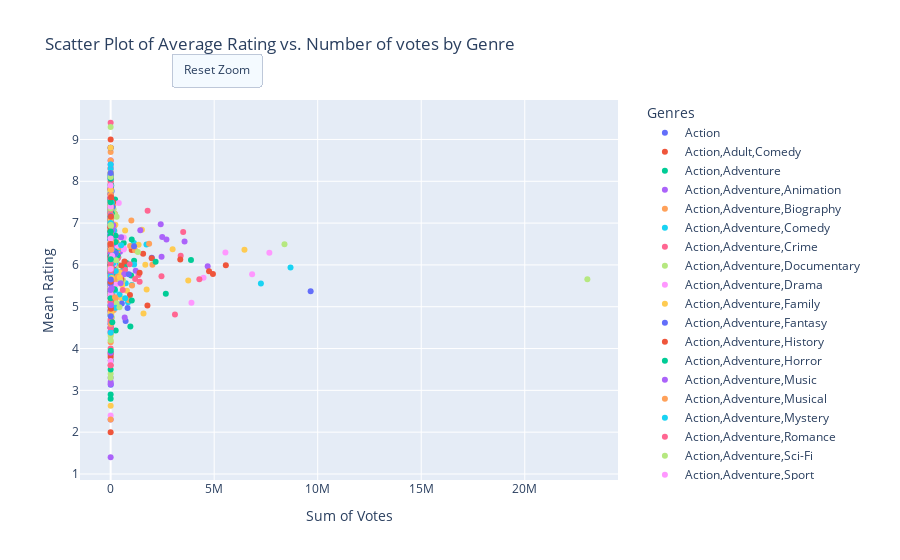

Notebook code cell kept with this figure:
### Markdown cell above
### Scatter plot showing the distribution of averagerating against number of voters

### Code cell
# An interactive scatter plot with plotly to include tool tips

# Create scatter plot with Plottly
fig = px.scatter(
    genre_stats,
    x='sum_votes',
    y='mean_rating',
    color='genres',
    hover_data={'sum_votes':True, 'mean_rating':True,'genres':True},
    labels={'sum_votes': 'Number of Votes' , 'mean_rating':'Average Rating','genres':'Genre' },
    title = 'Scatter Plot of Average Rating vs. Number of votes by Genre'
)

# Customize layout for better interactivity
fig.update_layout(
    legend_title='Genres',
    legend=dict(
        x=1.05,  # Position the legend outside the plot area
        y=1,
        traceorder='normal',
        orientation='v'
    ),
    xaxis_title='Sum of Votes',
    yaxis_title='Mean Rating',
      updatemenus=[{
        'buttons': [
            {
                'args': [{'xaxis.autorange': True, 'yaxis.autorange': True}],
                'label': 'Reset Zoom',
                'method': 'relayout'
            }
        ],
        'direction': 'down',
        'pad': {'r': 10, 't': 10},
        'showactive': True,
        'type': 'buttons',
        'x': 0.17,
        'xanchor': 'left',
        'y': 1.15,
        'yanchor': 'top'
    }]
)

# Show the plot
fig.show()
